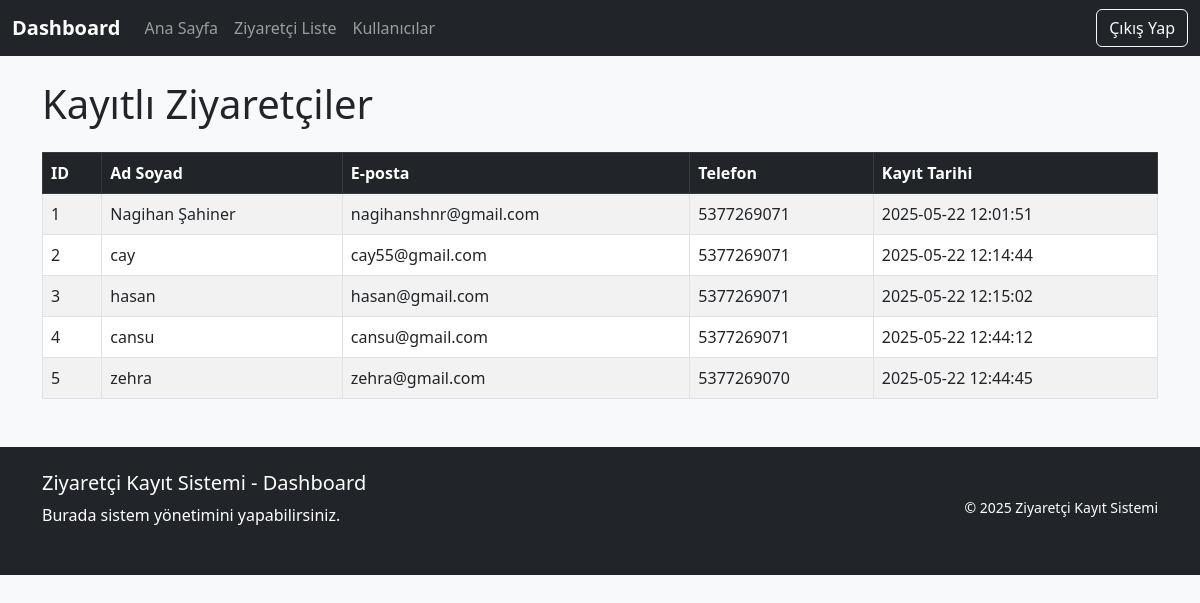
The page /visitor_list (signed in) on the database its author committed.
### app.py (models this page shows)
class Visitor(db.Model):
    id = db.Column(db.Integer, primary_key=True)
    name = db.Column(db.String(100), nullable=False)
    email = db.Column(db.String(100), nullable=False)
    tel = db.Column(db.String(20))  # Telefon alanı
    registered_on = db.Column(db.DateTime, default=datetime.utcnow)
    visit_date = db.Column(db.Date)

### app.py (the view)
@app.route('/visitor_list')
@login_required
def visitor_list():
    visitor_list=Visitor.query.all()
    return render_template('visitor_list.html',visitors=visitor_list)

### app.py (called while the page is built)
@login_manager.user_loader
def load_user(user_id):
    return User.query.get(int(user_id))

### templates/visitor_list.html (shortened to what this page needs)
{% extends "dashboardbase.html" %}
{% block content %}
<h1 class="mb-4">Kayıtlı Ziyaretçiler</h1>
{% if visitors %}
<table class="table table-bordered table-striped table-hover">
    <thead class="table-dark">
        <tr>
            <th>ID</th>
            <th>Ad Soyad</th>
            <th>E-posta</th>
            <th>Telefon</th>
            <th>Kayıt Tarihi</th>
        </tr>
    </thead>
    <tbody>
        {% for visitor in visitors %}
        <tr>
            <td>{{ visitor.id }}</td>
            <td>{{ visitor.name }}</td>
            <td>{{ visitor.email }}</td>
            <td>{{ visitor.tel }}</td>
            <td>{{ visitor.registered_on.strftime("%Y-%m-%d %H:%M:%S") }}</td>
        </tr>
        {% endfor %}
    </tbody>
</table>
{% else %}
<div class="alert alert-info" role="alert">
    Henüz kayıtlı ziyaretçi yok.
</div>
{% endif %}
{% endblock %}

### templates/dashboardbase.html (shortened to what this page needs)
<!DOCTYPE html>
<html lang="tr">
<head>
    <link href="https://cdn.jsdelivr.net/npm/bootstrap@5.3.0/dist/css/bootstrap.min.css" rel="stylesheet" />
    <link rel="stylesheet" href="https://cdn.jsdelivr.net/npm/bootstrap-icons@1.7.2/font/bootstrap-icons.css" />
    <link rel="stylesheet" href="{{ url_for('static', filename='base.css') }}">
</head>
<body>
    <nav class="navbar navbar-expand-lg navbar-dark bg-dark">
        <div class="container-fluid">
            <a class="navbar-brand" href="{{ url_for('dashboard') }}">Dashboard</a>
            <div class="collapse navbar-collapse" id="dashboardNav">
                <ul class="navbar-nav me-auto mb-2 mb-lg-0">
                    <li class="nav-item">
                        <a class="nav-link" href="{{ url_for('dashboard') }}">Ana Sayfa</a>
                    </li>
                    <li class="nav-item">
                        <a class="nav-link" href="{{ url_for('visitor_list') }}">Ziyaretçi Liste</a>
                    </li>
                    <li class="nav-item">
                        <a class="nav-link" href="{{ url_for('users') }}">Kullanıcılar</a>
                    </li>
                </ul>
                <div class="d-flex">
                    <a href="{{ url_for('logout') }}" class="btn btn-outline-light">Çıkış Yap</a>
                </div>
            </div>
        </div>
    </nav>
    <div class="container mt-4">
        {% block content %}
        {% endblock %}
    </div>
    <footer class="bg-dark text-white pt-4 pb-3 mt-5">
        <div class="container">
            <div class="row">
                <div class="col-md-6 mb-3">
                    <h5>Ziyaretçi Kayıt Sistemi - Dashboard</h5>
                    <p>Burada sistem yönetimini yapabilirsiniz.</p>
                </div>
                <div class="col-md-6 mb-3 d-flex align-items-center justify-content-end">
                    <small>&copy; 2025 Ziyaretçi Kayıt Sistemi</small>
                </div>
            </div>
        </div>
    </footer>
</body>
</html>

### static/base.css (style rules this page uses)
:root { --primary-color: #6c757d; --secondary-color: #495057; --accent-color: #343a40; --light-gray: #e9ecef; --medium-gray: #ced4da; --dark-gray: #495057; }
a { text-decoration: none; }
body { background-color: #f8f9fa; }
.navbar-brand { font-weight: bold; }

### rows shown on the page
Visitor: id "1", name "Nagihan Şahiner", email "nagihanshnr@gmail.com", tel "5377269071", registered_on "2025-05-22 12:01:51"
Visitor: id "2", name "cay", email "cay55@gmail.com", tel "5377269071", registered_on "2025-05-22 12:14:44"
Visitor: id "3", name "hasan", email "hasan@gmail.com", tel "5377269071", registered_on "2025-05-22 12:15:02"
Visitor: id "4", name "cansu", email "cansu@gmail.com", tel "5377269071", registered_on "2025-05-22 12:44:12"
Visitor: id "5", name "zehra", email "zehra@gmail.com", tel "5377269070", registered_on "2025-05-22 12:44:45"
